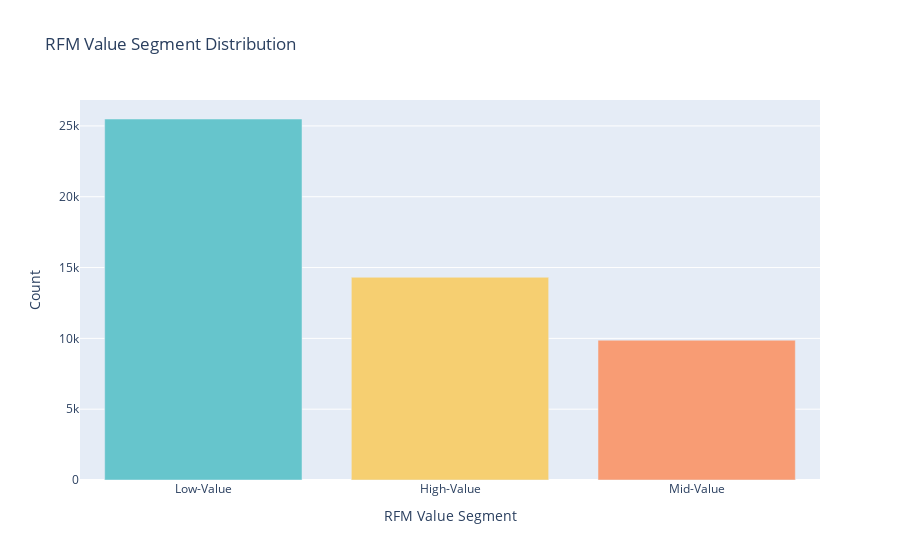

This figure's notebook cell:
### Code cell
segment_counts = data['Value Segment'].value_counts().reset_index()
segment_counts.columns = ['Value Segment', 'Count']

pastel_colors = px.colors.qualitative.Pastel

# Create the bar chart
fig_segment_dist = px.bar(segment_counts, x='Value Segment', y='Count', 
                          color='Value Segment', color_discrete_sequence=pastel_colors,
                          title='RFM Value Segment Distribution')

# Update the layout
fig_segment_dist.update_layout(xaxis_title='RFM Value Segment',
                              yaxis_title='Count',
                              showlegend=False)

# Show the figure
fig_segment_dist.show()

### Figure 1 — Plotly figure (JSON) as saved in the notebook; plotly's stock layout.template omitted (floating-point values rounded to 4 significant figures)
{"data": [{"alignmentgroup": "True", "hovertemplate": "Value Segment=%{x}<br>Count=%{y}<extra></extra>", "legendgroup": "Low-Value", "marker": {"color": "rgb(102, 197, 204)", "pattern": {"shape": ""}}, "name": "Low-Value", "offsetgroup": "Low-Value", "orientation": "v", "showlegend": true, "textposition": "auto", "type": "bar", "x": ["Low-Value"], "xaxis": "x", "y": [25488], "yaxis": "y"}, {"alignmentgroup": "True", "hovertemplate": "Value Segment=%{x}<br>Count=%{y}<extra></extra>", "legendgroup": "High-Value", "marker": {"color": "rgb(246, 207, 113)", "pattern": {"shape": ""}}, "name": "High-Value", "offsetgroup": "High-Value", "orientation": "v", "showlegend": true, "textposition": "auto", "type": "bar", "x": ["High-Value"], "xaxis": "x", "y": [14314], "yaxis": "y"}, {"alignmentgroup": "True", "hovertemplate": "Value Segment=%{x}<br>Count=%{y}<extra></extra>", "legendgroup": "Mid-Value", "marker": {"color": "rgb(248, 156, 116)", "pattern": {"shape": ""}}, "name": "Mid-Value", "offsetgroup": "Mid-Value", "orientation": "v", "showlegend": true, "textposition": "auto", "type": "bar", "x": ["Mid-Value"], "xaxis": "x", "y": [9871], "yaxis": "y"}], "layout": {"barmode": "relative", "legend": {"title": {"text": "Value Segment"}, "tracegroupgap": 0}, "showlegend": false, "title": {"text": "RFM Value Segment Distribution"}, "xaxis": {"anchor": "y", "categoryarray": ["Low-Value", "High-Value", "Mid-Value"], "categoryorder": "array", "domain": [0, 1], "title": {"text": "RFM Value Segment"}}, "yaxis": {"anchor": "x", "domain": [0, 1], "title": {"text": "Count"}}}}
